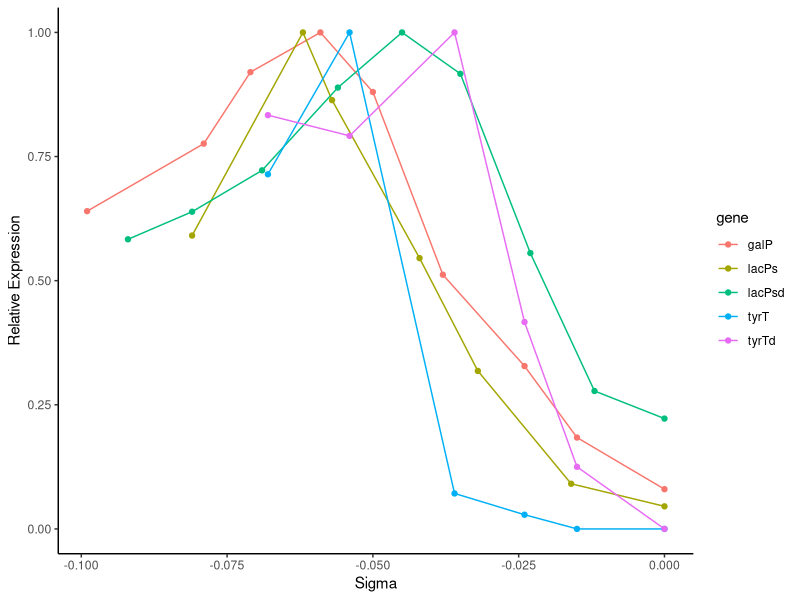

Recreate this plot in R.
library(ggplot2)
library(dplyr)

data = data.frame(
  gene = c(
    "lacPs", "lacPs", "lacPs", "lacPs", "lacPs", "lacPs", "lacPs",
    "lacPsd", "lacPsd", "lacPsd", "lacPsd", "lacPsd", "lacPsd", "lacPsd", "lacPsd", "lacPsd",
    "tyrT", "tyrT", "tyrT", "tyrT", "tyrT", "tyrT",
    "tyrTd", "tyrTd", "tyrTd", "tyrTd", "tyrTd", "tyrTd",
    "galP", "galP", "galP", "galP", "galP", "galP", "galP", "galP", "galP"
  ),
  sigma = c(0,.016,.032,.042,.057,.062,.081,
            0,.012,.023,.035,.045,.056,.069,.081,.092,
            0,.015,.024,.036,.054,.068,
            0,.015,.024,.036,.054,.068,
            0,.015,.024,.038,.05,.059,.071,.079,.099),
  expr = c(1,2,7,12,19,22,13,
               8,10,20,33,36,32,26,23,21,
               0,0,4,10,140,100,
               0,15,50,120,95,100,
               1,2.3,4.1,6.4,11,12.5,11.5,9.7,8)
) %>%
  group_by(gene) %>%
  mutate(sigma = -sigma, rel_expr = expr / max(expr)) %>%
  ungroup

ggplot(data = data, aes(x = sigma, y = rel_expr, color = gene)) + 
  geom_line() +
  geom_point() +
  theme_classic() +
  ylab("Relative Expression") + 
  xlab("Sigma")
